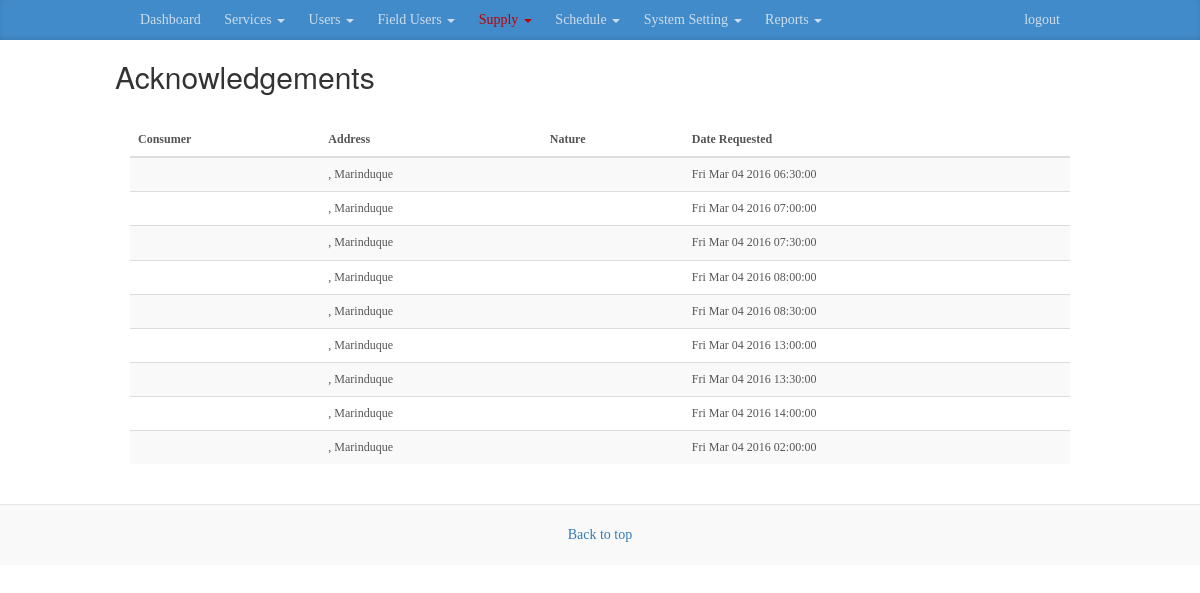
The page /acknowledgement.php (signed in) on the database its author committed.
### tables this page shows
CREATE TABLE `schedule` (
  `id` int(11) NOT NULL,
  `overview` text NOT NULL,
  `complaint_id` int(11) NOT NULL,
  `dateadded` timestamp NOT NULL DEFAULT CURRENT_TIMESTAMP ON UPDATE CURRENT_TIMESTAMP,
  `user_id` int(11) NOT NULL,
  `startdate` text NOT NULL,
  `enddate` text NOT NULL,
  `lineman_id` int(11) NOT NULL,
  `inspector_id` int(11) DEFAULT NULL,
  `branch` varchar(255) DEFAULT NULL,
  `final` int(11) NOT NULL DEFAULT '0',
  `s_date` datetime DEFAULT NULL,
  `e_date` datetime DEFAULT NULL
);

### backend/model.php (called while the page is built, shortened)
<?php
class Model {
	protected $db;
	public function __construct(){
		$server 	= "localhost";
		$db 		= "meralco";
		$username 	= "root";
		$charset 	= "utf8";
		$password 	= "";
		$db = new PDO("mysql:host=$server;dbname=$db;charset=$charset", $username, $password);
		$this->db = $db;
		$x = $this->getAllActiveLineman();
		$this->getSetting();
	}
	public function getAllActiveLineman(){
		$records = array();
		$branch = $this->getBranchById($_SESSION['user']['branch_id']);
		$branch = $branch['municipality'];
		$stmnt   = $this->db->prepare("
				SELECT t1.id,CONCAT(t2.firstname,' ',t2.lastname) as name FROM user t1
				left join info t2 on t1.id = t2.userid
				WHERE t1.type = ?
				AND t2.municipality LIKE '%".$branch."%'
				AND t1.deleted = 0
			");
		$stmnt->execute(array("line_man"));
		while($row = $stmnt->fetch()){
			$records[] = $row;
		}
		return $records;
	}
	public function getComplaintDetailById($id){
		$stmnt 	= $this->db->prepare("
				SELECT *
				FROM complaints
				WHERE id =?
			");
		$stmnt->execute(array($id));
		while($row = $stmnt->fetch()){
			return $row;
		}
	}
	public function getSetting(){
		return  $this->db->query("SELECT * FROM setting LIMIT 1")->fetch();
	}
	public function getBranchById($id){
		$stmnt =  $this->db->prepare("
				SELECT *
				FROM branch
				where id = ?
				LIMIT 1
			");
		$stmnt->execute(array($id));
		return $stmnt->fetch();
	}
	public function getInspectionResultByComplaintId($complaintId){
		$stmnt = $this->db->prepare("
				SELECT *
				FROM inspection_result
				WHERE complaint_id = ?
				LIMIT 1
			");
		$stmnt->execute(array($complaintId));
		return $stmnt->fetch();
	}
	public function getAllSchedule(){
		$records = array();
		$stmnt = $this->db->prepare("
				SELECT *
				FROM schedule
			");
		$stmnt->execute();
		while($row = $stmnt->fetch()){
			$data = array();
			$data['schedule'] = $row;
			$data['complaint'] = $this->getComplaintDetailById($row['complaint_id']);
			$data['lineman'] = $this->getInspectionResultByComplaintId($row['complaint_id']);
			$data['basic'] = array(
						"consumer" => $complaint['firstname']." ".$complaint['lastname'],
						"address" => $complaint['brgy']." ".$complaint['municipality'].", Marinduque",
						"complaintId" => $row['complaint_id'],
						"color" => ($row['lineman_id'] == "0") ? "blue" : "green",
						"id" 	 => $row['id'],
						"title"	 => $row['overview'],
						"start"	 => $row['startdate'],
						"nature" => $complaint['complaint_nature'],
						"linemanId" => $row['lineman_id'],
						"inspectorId" => $row['inspector_id'],
						"end"	 => $row['enddate'],
						"dateAttended"	 => $inspectionResult['date_attended'],
						"oldBrand"	 => $inspectionResult['old_brand'],
						"oldReading"	 => $inspectionResult['old_reading'],
						"oldSerial"	 => $inspectionResult['old_serial'],
						"newBrand"	 => $inspectionResult['new_brand'],
						"newReading"	 => $inspectionResult['new_reading'],
						"kwh"	 => $inspectionResult['kwh_meter_type'],
						"sdw"	 => $inspectionResult['sdw_length'],
						"or"	 => $inspectionResult['or_number'],
						"newSerial"	 => $inspectionResult['new_serial']
						);
			$records[] = $data;
		}
		return $records;
	}
}

### backend/process.php (called while the page is built)
<?php
      include_once "model.php";
      $model = new Model();

### acknowledgement.php (the view, shortened to what this page needs)
<!DOCTYPE html>
<html lang="en">
  <head>
    <link href="css/bootstrap.min.css" rel="stylesheet">
    <link href="css/blog.css" rel="stylesheet">
  </head>
  <body>
    <?php include_once "header.php"; ?>
    <div class="container">
      <br>
      <div class="row">
      <h2>Acknowledgements</h2>
      <br>
        <div class="columns col-lg-12 blog-main">
          <div class="table-responsive">
            <?php $schedule = $model->getAllSchedule();
            ?>
            <table class="table table-hovered table-striped" id="result">
              <thead>
                <tr>
                  <th>Consumer</th>
                  <th>Address</th>
                  <th>Nature</th>
                  <th>Date Requested</th>
                </tr>
              </thead>
              <tbody>
                <?php foreach($schedule as $idx => $u): ?>
                <tr class="preview" data-id="<?= $u['basic']['id'];?>">
                  <td><?= $u['basic']['consumer'];?></td>
                  <td><?= $u['basic']['address'];?></td>
                  <td><?= $u['basic']['nature'];?></td>
                  <td><?= $u['basic']['start'];?></td>
                </tr>
                <?php endforeach ?>
              </tbody>
            </table>
          </div>
        </div>
      </div>
    </div>
    <footer class="blog-footer">
      <p>
        <a href="#">Back to top</a>
      </p>
    </footer>
  </body>
</html>

### css/blog.css (style rules this page uses)
body { font-family: Georgia, "Times New Roman", Times, serif; color: #555; }
h1, .h1, h2, .h2, h3, .h3, h4, .h4, h5, .h5, h6, .h6,button { margin-top: 0; font-family: "Helvetica Neue", Helvetica, Arial, sans-serif; font-weight: normal; color: #333; }
@media (min-width: 1200px) { .container { width: 970px; } }
.blog-main { font-size: 18px; line-height: 1.5; }
.blog-footer { margin-top: 20px; padding: 20px 0; color: #999; text-align: center; background-color: #f9f9f9; border-top: 1px solid #e5e5e5; }
.blog-footer p:last-child { margin-bottom: 0; }
table { font-size: 12px; font-family: 'tahoma'; }

### acknowledgement.php (style rules this page uses)
tr { cursor: pointer; }

### rows shown on the page
schedule: startdate "Fri Mar 04 2016 06:30:00"
schedule: startdate "Fri Mar 04 2016 07:00:00"
schedule: startdate "Fri Mar 04 2016 07:30:00"
schedule: startdate "Fri Mar 04 2016 08:00:00"
schedule: startdate "Fri Mar 04 2016 08:30:00"
schedule: startdate "Fri Mar 04 2016 13:00:00"
schedule: startdate "Fri Mar 04 2016 13:30:00"
schedule: startdate "Fri Mar 04 2016 14:00:00"
schedule: startdate "Fri Mar 04 2016 02:00:00"

### other values the page prints
$u['basic']['address'] ", Marinduque"
